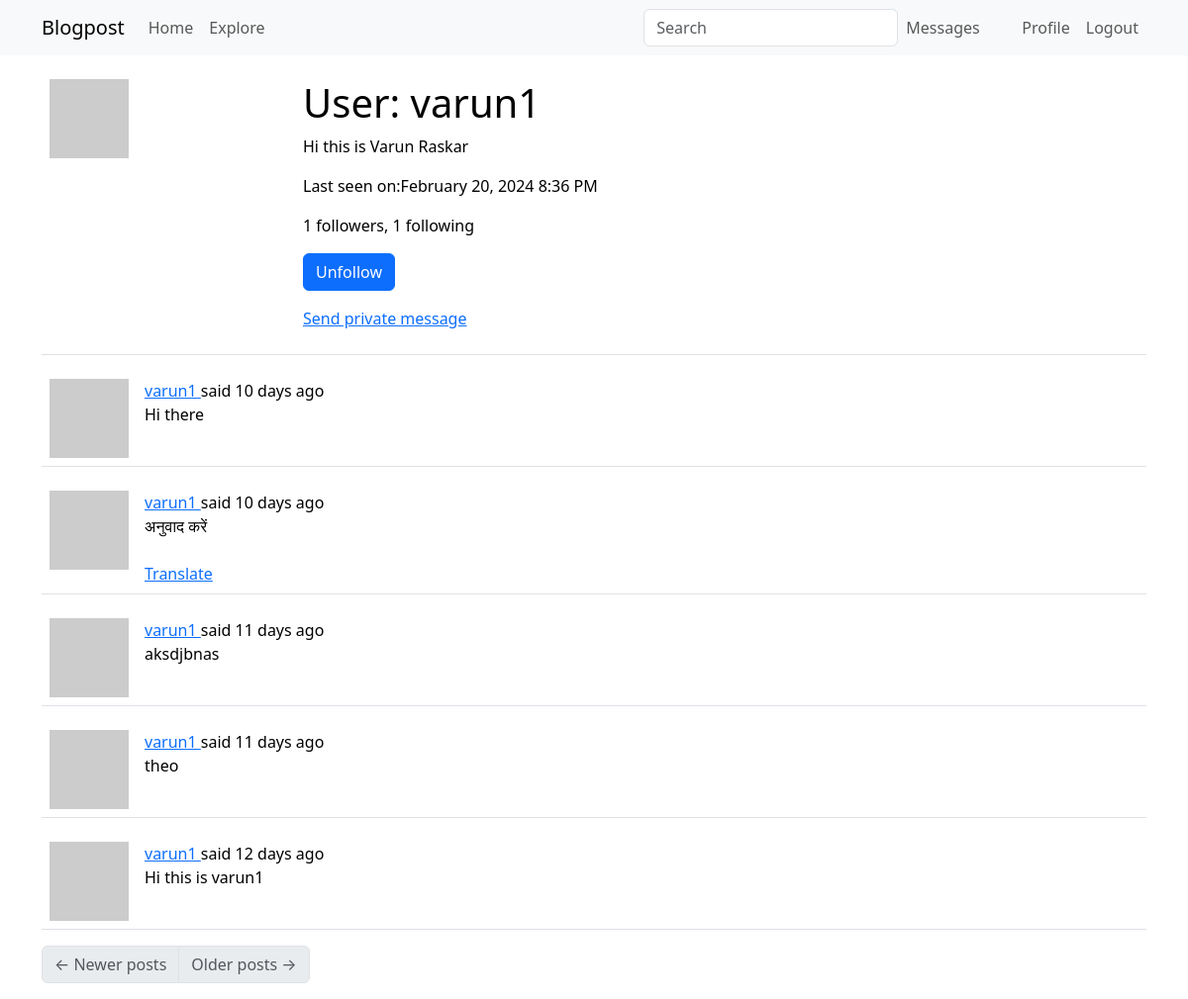
The page /user/varun1 (signed in) on the database as committed earlier.
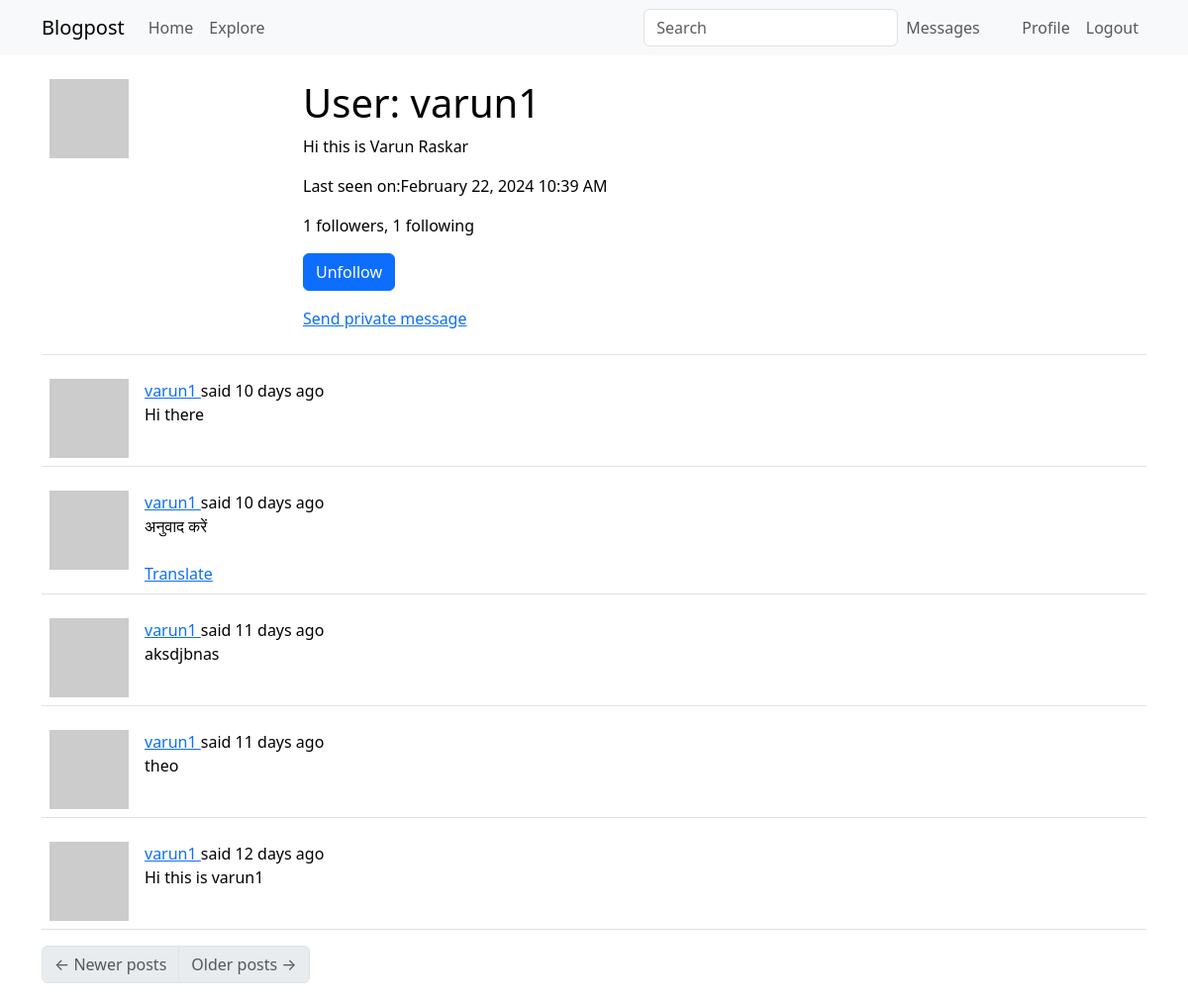
The same page on the database as committed later.
### app/models.py (models this page shows, shortened)
class User(UserMixin,db.Model):
    id: so.Mapped[int] = so.mapped_column(primary_key=True)
    username: so.Mapped[str] = so.mapped_column(sa.String(64), index=True, unique=True)
    email: so.Mapped[str] = so.mapped_column(sa.String(120), index=True, unique=True)
    password_hash: so.Mapped[Optional[str]] = so.mapped_column(sa.String(256))
    posts: so.WriteOnlyMapped['Post'] = so.relationship(back_populates='author')
    about_me: so.Mapped[Optional[str]] = so.mapped_column(sa.String(140))
    last_seen: so.Mapped[Optional[datetime]] = so.mapped_column(default=lambda: datetime.now(timezone.utc))
    last_message_read_time: so.Mapped[Optional[datetime]]
    messages_sent: so.WriteOnlyMapped['Message'] = so.relationship(foreign_keys='Message.sender_id', back_populates='author')
    messages_received: so.WriteOnlyMapped['Message'] = so.relationship(foreign_keys='Message.recipient_id', back_populates='recipient')
    notifications: so.WriteOnlyMapped['Notification'] = so.relationship(back_populates='user')
    tasks: so.WriteOnlyMapped['Task'] = so.relationship(back_populates='user')
    def avatar(self, size):
        digest = md5(self.email.lower().encode('utf-8')).hexdigest()
        return f'https://www.gravatar.com/avatar/{digest}?d=identicon&s={size}'
    following: so.WriteOnlyMapped['User'] = so.relationship(
        secondary=followers, primaryjoin=(followers.c.follower_id == id),
        secondaryjoin=(followers.c.followed_id == id),
        back_populates='followers')
    followers: so.WriteOnlyMapped['User'] = so.relationship(
        secondary=followers, primaryjoin=(followers.c.followed_id == id),
        secondaryjoin=(followers.c.follower_id == id),
        back_populates='following')
    def is_following(self, user):
        query = self.following.select().where(User.id == user.id)
        return db.session.scalar(query) is not None
    def followers_count(self):
        query = sa.select(sa.func.count()).select_from(self.followers.select().subquery())
        return db.session.scalar(query)
    def following_count(self):
        query = sa.select(sa.func.count()).select_from(self.following.select().subquery())
        return db.session.scalar(query)
    def unread_message_count(self):
        last_read_time = self.last_message_read_time or datetime(1900, 1, 1)
        query = sa.select(Message).where(Message.recipient == self, Message.timestamp > last_read_time)
        return db.session.scalar(sa.select(sa.func.count()).select_from(query.subquery()))
    def get_tasks_in_progress(self):
        query = self.tasks.select().where(Task.complete == False)
        return db.session.scalars(query)

class SearchableMixin(object):
    @classmethod
    def before_commit(cls, session):
        session._changes = {
            'add': list(session.new),
            'update': list(session.dirty),
            'delete': list(session.deleted)
        }
    @classmethod
    def after_commit(cls, session):
        for obj in session._changes['add']:
            if isinstance(obj, SearchableMixin):
                add_to_index(obj.__tablename__, obj)
        for obj in session._changes['update']:
            if isinstance(obj, SearchableMixin):
                add_to_index(obj.__tablename__, obj)
        for obj in session._changes['delete']:
            if isinstance(obj, SearchableMixin):
                remove_from_index(obj.__tablename__, obj)
        session._changes = None

class Post(SearchableMixin, db.Model):
    __searchable__ = ['body']
    id: so.Mapped[int] = so.mapped_column(primary_key=True)
    body: so.Mapped[str] = so.mapped_column(sa.String(140))
    timestamp: so.Mapped[datetime] = so.mapped_column(index=True, default=lambda: datetime.now(timezone.utc))
    user_id: so.Mapped[int] = so.mapped_column(sa.ForeignKey(User.id),index=True)
    author: so.Mapped[User] = so.relationship(back_populates='posts')
    language: so.Mapped[Optional[str]] = so.mapped_column(sa.String(5))

### app/main/routes.py (the view)
@bp.route('/user/<username>')
@login_required
def user(username):
    user = db.first_or_404(sa.select(User).where(User.username == username))
    page = request.args.get('page', 1, type=int)
    query = user.posts.select().order_by(Post.timestamp.desc())
    posts = db.paginate(query, page=page,per_page=current_app.config['POSTS_PER_PAGE'],error_out=False)
    next_url = url_for('main.user', username=user.username, page=posts.next_num) if posts.has_next else None
    prev_url = url_for('main.user', username=user.username, page=posts.prev_num) if posts.has_prev else None
    form = EmptyForm()
    return render_template('user.html', user=user, posts=posts.items, next_url=next_url, prev_url=prev_url, form=form)

### app/main/forms.py
class SearchForm(FlaskForm):
    q = StringField(_l('Search'), validators=[DataRequired()])
    def __init__(self, *args, **kwargs):
        if 'formdata' not in kwargs:
            kwargs['formdata'] = request.args
        if 'meta' not in kwargs:
            kwargs['meta'] = {'csrf': False}
        super(SearchForm, self).__init__(*args, **kwargs)

class EmptyForm(FlaskForm):
    submit = SubmitField('Submit')

### app/__init__.py (called while the page is built)
def get_locale():
    return request.accept_languages.best_match(current_app.config['LANGUAGES'])

### app/main/routes.py (called while the page is built)
@bp.before_app_request
def before_request():
    if current_user.is_authenticated:
        current_user.last_seen = datetime.utcnow()
        db.session.commit()
        g.search_form = SearchForm()
    g.locale = str(get_locale())

@bp.before_request
def before_request():
    if current_user.is_authenticated:
        current_user.last_seen = datetime.now(timezone.utc)
        db.session.commit()
    g.locale = str(get_locale())

### app/models.py (called while the page is built)
@login.user_loader
def load_user(id):
    return db.session.get(User, int(id))

### app/templates/user.html (shortened to what this page needs)
{% extends "base.html" %}
{% block content %}
    <table class="table table-hover">
        <tr>
            <td width="256px"><img src="{{ user.avatar(256) }}"></td>
            <td>
                <h1>{{_('User:')}} {{ user.username }}</h1>
                {% if user.about_me %}<p>{{ user.about_me }}</p>{% endif %}
                {% if user.last_seen %}<p>{{_('Last seen on')}}:{{ moment(user.last_seen).format('LLL') }}</p>{% endif %}
                <p>{{ _('%(count)d followers', count=user.followers_count()) }}, {{ _('%(count)d following', count=user.following_count()) }}</p>
                {% if user == current_user %}
                <p><a href="{{ url_for('main.edit_profile') }}">{{_('Edit your profile')}} </a></p>
                <!-- {% if not current_user.get_task_in_progress('export_posts') %}
                <p><a href="{{ url_for('main.export_posts') }}">{{ _('Export your posts') }}</a></p>
                {% endif %} -->
                {% else %}
                <p>
                    <form action="{{ url_for('main.unfollow', username=user.username) }}" method="post">
                        {{ form.submit(value=_('Unfollow'), class_='btn btn-primary') }}
                    </form>
                </p>
                {% endif %}
                {% if user != current_user %}
                <p><a href="{{ url_for('main.send_message', recipient=user.username) }}">{{ _('Send private message') }}</a></p>
                {% endif %}
            </td>
        </tr>
    </table>
    {% for post in posts %}
        {% include '_post.html' %}
    {% endfor %}
    <nav aria-label="Post navigation">
        <ul class="pagination">
            <li class="page-item{% if not prev_url %} disabled{% endif %}">
                <a class="page-link" href="{{ prev_url }}">
                    <span aria-hidden="true">&larr;</span> {{_('Newer posts')}}
                </a>
            </li>
            <li class="page-item{% if not next_url %} disabled{% endif %}">
                <a class="page-link" href="{{ next_url }}">
                    {{ _('Older posts') }} <span aria-hidden="true">&rarr;</span>
                </a>
            </li>
        </ul>
    </nav>
{% endblock %}

### app/templates/base.html (shortened to what this page needs)
<!doctype html>
<html lang="en">
  <head>
    <link
        href="https://cdn.jsdelivr.net/npm/bootstrap@5.3.2/dist/css/bootstrap.min.css"
        rel="stylesheet"
>
  </head>
  <body>
    <nav class="navbar navbar-expand-lg bg-body-tertiary">
      <div class="container">
        <a class="navbar-brand" href="{{ url_for('main.index') }}">Blogpost</a>
        <div class="collapse navbar-collapse" id="navbarSupportedContent">
          <ul class="navbar-nav me-auto mb-2 mb-lg-0">
            <li class="nav-item">
              <a class="nav-link" aria-current="page" href="{{ url_for('main.index') }}">{{_('Home')}}</a>
            </li>
            <li class="nav-item">
              <a class="nav-link" aria-current="page" href="{{ url_for('main.explore') }}">{{_('Explore')}}</a>
            </li>
          </ul>
          {% if g.search_form %}
            <form class="navbar-form navbar-left" method="get"action="{{ url_for('main.search') }}">
                <div class="form-group">
                  {{ g.search_form.q(size=20, class='form-control',placeholder=g.search_form.q.label.text) }}
                </div>
            </form>
          {% endif %}
          <ul class="navbar-nav mb-2 mb-lg-0">
            {% if current_user.is_anonymous %}
              <li class="nav-item">
                <a class="nav-link" aria-current="page" href="{{ url_for('auth.login') }}">{{_('Login')}}</a>
              </li>
            {% else %}
            <li class="nav-item">
              <a class="nav-link" aria-current="page" href="{{ url_for('main.messages') }}">{{ _('Messages') }}
                {% set unread_message_count = current_user.unread_message_count() %}
              </a>
            </li>
              <li class="nav-item">
                <a class="nav-link" aria-current="page" href="{{ url_for('main.user', username=current_user.username) }}">{{_('Profile')}}</a>
              </li>
              <li class="nav-item">
                <a class="nav-link" aria-current="page" href="{{ url_for('auth.logout') }}">{{_('Logout')}}</a>
              </li>
            {% endif %}
          </ul>
        </div>
      </div>
    </nav>
    <div class="container mt-3">
      {% block content %}{% endblock %}
    </div>
  </body>
</html>

### app/templates/_post.html (shortened to what this page needs)
<table class="table table-hover">
    <tr>
        <td width="70px">
            <a href="{{ url_for('main.user', username=post.author.username) }}">
                <img src="{{ post.author.avatar(70) }}" />
            </a>
        </td>
        <td>
            {{ _('%(username)s said %(when)s',
                username=user_link, when=moment(post.timestamp).fromNow()) }}
            <br>
            <span id="post{{ post.id }}">{{ post.body }}</span>
                {% if post.language and post.language != g.locale %}
                <br><br>
                <span id="translation{{ post.id }}">
                    <a href="javascript:translate(
                                'post{{ post.id }}',
                                'translation{{ post.id }}',
                                '{{ post.language }}',
                                '{{ g.locale }}');">{{ _('Translate') }}</a>
                </span>
                {% endif %}
        </td>
    </tr>
</table>

Rows that differ between the two databases and show on the page:
changed User "varun1": last_seen "February 20, 2024 8:36 PM" → "February 22, 2024 10:39 AM"
